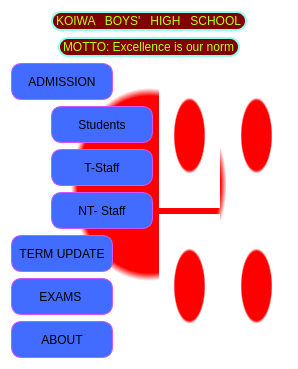
      <widget class="QWidget" name="page">
       <property name="styleSheet">
        <string notr="true">background-color: qradialgradient(spread:pad, cx:0.5, cy:0.5, radius:0.5, fx:0.5, fy:0.5, stop:0 rgba(255, 0, 0, 255), stop:0.479904 rgba(255, 0, 0, 255), stop:0.522685 rgba(255, 255, 255, 255), stop:1 rgba(255, 255, 255, 255));</string>
       </property>
       <layout class="QVBoxLayout" name="verticalLayout_8">
        <item>
         <layout class="QHBoxLayout" name="horizontalLayout">
          <item>
           <spacer name="horizontalSpacer_2">
            <property name="orientation">
             <enum>Qt::Horizontal</enum>
            </property>
            <property name="sizeHint" stdset="0">
             <size>
              <width>40</width>
              <height>20</height>
             </size>
            </property>
           </spacer>
          </item>
          <item>
           <widget class="QLabel" name="label">
            <property name="styleSheet">
             <string notr="true">border: 2px solid  rgb(143, 255, 239);
background-color: maroon;
font: 15pt &quot;MS Sans Serif&quot;;
border-radius: 10px;
color: rgb(184, 255, 30);</string>
            </property>
            <property name="text">
             <string>KOIWA   BOYS'   HIGH   SCHOOL</string>
            </property>
           </widget>
          </item>
          <item>
           <spacer name="horizontalSpacer">
            <property name="orientation">
             <enum>Qt::Horizontal</enum>
            </property>
            <property name="sizeHint" stdset="0">
             <size>
              <width>40</width>
              <height>20</height>
             </size>
            </property>
           </spacer>
          </item>
         </layout>
        </item>
        <item>
         <layout class="QHBoxLayout" name="horizontalLayout_3">
          <property name="bottomMargin">
           <number>0</number>
          </property>
          <item>
           <spacer name="horizontalSpacer_3">
            <property name="orientation">
             <enum>Qt::Horizontal</enum>
            </property>
            <property name="sizeHint" stdset="0">
             <size>
              <width>40</width>
              <height>20</height>
             </size>
            </property>
           </spacer>
          </item>
          <item>
           <widget class="QLabel" name="label_2">
            <property name="styleSheet">
             <string notr="true">border: 2px solid  rgb(143, 255, 239);
background-color: maroon;
font: 15pt &quot;MS Sans Serif&quot;;
border-radius: 10px;
color: rgb(184, 255, 30);</string>
            </property>
            <property name="text">
             <string>MOTTO: Excellence is our norm</string>
            </property>
           </widget>
          </item>
          <item>
           <spacer name="horizontalSpacer_4">
            <property name="orientation">
             <enum>Qt::Horizontal</enum>
            </property>
            <property name="sizeHint" stdset="0">
             <size>
              <width>40</width>
              <height>20</height>
             </size>
            </property>
           </spacer>
          </item>
         </layout>
        </item>
        <item>
         <layout class="QHBoxLayout" name="horizontalLayout_2">
          <property name="rightMargin">
           <number>0</number>
          </property>
          <property name="bottomMargin">
           <number>0</number>
          </property>
          <item>
           <layout class="QVBoxLayout" name="verticalLayout_7">
            <property name="rightMargin">
             <number>0</number>
            </property>
            <property name="bottomMargin">
             <number>0</number>
            </property>
            <item>
             <layout class="QVBoxLayout" name="verticalLayout_2">
              <property name="rightMargin">
               <number>0</number>
              </property>
              <property name="bottomMargin">
               <number>0</number>
              </property>
              <item>
               <layout class="QHBoxLayout" name="horizontalLayout_5">
                <property name="rightMargin">
                 <number>0</number>
                </property>
                <property name="bottomMargin">
                 <number>0</number>
                </property>
                <item>
                 <widget class="QPushButton" name="admission">
                  <property name="enabled">
                   <bool>true</bool>
                  </property>
                  <property name="sizePolicy">
                   <sizepolicy hsizetype="Fixed" vsizetype="Fixed">
                    <horstretch>0</horstretch>
                    <verstretch>0</verstretch>
                   </sizepolicy>
                  </property>
                  <property name="styleSheet">
                   <string notr="true">border:  1px solid rgb(213, 84, 255); 
background-color: rgb(66, 107, 255);
border-radius: 10px;
width: 100px;
height: 35px;
font: 87 italic 8pt &quot;Bodoni MT Black&quot;;</string>
                  </property>
                  <property name="text">
                   <string>ADMISSION</string>
                  </property>
                 </widget>
                </item>
                <item>
                 <spacer name="horizontalSpacer_5">
                  <property name="orientation">
                   <enum>Qt::Horizontal</enum>
                  </property>
                  <property name="sizeType">
                   <enum>QSizePolicy::Minimum</enum>
                  </property>
                  <property name="sizeHint" stdset="0">
                   <size>
                    <width>40</width>
                    <height>20</height>
                   </size>
                  </property>
                 </spacer>
                </item>
               </layout>
              </item>
              <item>
               <layout class="QHBoxLayout" name="horizontalLayout_9">
                <property name="rightMargin">
                 <number>0</number>
                </property>
                <property name="bottomMargin">
                 <number>0</number>
                </property>
                <item>
                 <spacer name="horizontalSpacer_9">
                  <property name="orientation">
                   <enum>Qt::Horizontal</enum>
                  </property>
                  <property name="sizeType">
                   <enum>QSizePolicy::Minimum</enum>
                  </property>
                  <property name="sizeHint" stdset="0">
                   <size>
                    <width>40</width>
                    <height>20</height>
                   </size>
                  </property>
                 </spacer>
                </item>
                <item>
                 <widget class="QPushButton" name="students">
                  <property name="sizePolicy">
                   <sizepolicy hsizetype="Fixed" vsizetype="Fixed">
                    <horstretch>0</horstretch>
                    <verstretch>0</verstretch>
                   </sizepolicy>
                  </property>
                  <property name="styleSheet">
                   <string notr="true">border:  1px solid rgb(213, 84, 255); 
background-color: rgb(66, 107, 255);
border-radius: 10px;
width: 100px;
height: 35px;
font: 87 italic 8pt &quot;Bodoni MT Black&quot;;</string>
                  </property>
                  <property name="text">
                   <string>Students</string>
                  </property>
                 </widget>
                </item>
               </layout>
              </item>
              <item>
               <layout class="QHBoxLayout" name="horizontalLayout_10">
                <property name="bottomMargin">
                 <number>0</number>
                </property>
                <item>
                 <spacer name="horizontalSpacer_10">
                  <property name="orientation">
                   <enum>Qt::Horizontal</enum>
                  </property>
                  <property name="sizeType">
                   <enum>QSizePolicy::Minimum</enum>
                  </property>
                  <property name="sizeHint" stdset="0">
                   <size>
                    <width>40</width>
                    <height>20</height>
                   </size>
                  </property>
                 </spacer>
                </item>
                <item>
                 <widget class="QPushButton" name="tstaff">
                  <property name="sizePolicy">
                   <sizepolicy hsizetype="Fixed" vsizetype="Fixed">
                    <horstretch>0</horstretch>
                    <verstretch>0</verstretch>
                   </sizepolicy>
                  </property>
                  <property name="styleSheet">
                   <string notr="true">border:  1px solid rgb(213, 84, 255); 
background-color: rgb(66, 107, 255);
border-radius: 10px;
width: 100px;
height: 35px;
font: 87 italic 8pt &quot;Bodoni MT Black&quot;;</string>
                  </property>
                  <property name="text">
                   <string>T-Staff</string>
                  </property>
                 </widget>
                </item>
               </layout>
              </item>
              <item>
               <layout class="QHBoxLayout" name="horizontalLayout_11">
                <property name="bottomMargin">
                 <number>0</number>
                </property>
                <item>
                 <spacer name="horizontalSpacer_11">
                  <property name="orientation">
                   <enum>Qt::Horizontal</enum>
                  </property>
                  <property name="sizeType">
                   <enum>QSizePolicy::Minimum</enum>
                  </property>
                  <property name="sizeHint" stdset="0">
                   <size>
                    <width>40</width>
                    <height>20</height>
                   </size>
                  </property>
                 </spacer>
                </item>
                <item>
                 <widget class="QPushButton" name="ntstaff">
                  <property name="sizePolicy">
                   <sizepolicy hsizetype="Fixed" vsizetype="Fixed">
                    <horstretch>0</horstretch>
                    <verstretch>0</verstretch>
                   </sizepolicy>
                  </property>
                  <property name="styleSheet">
                   <string notr="true">border:  1px solid rgb(213, 84, 255); 
background-color: rgb(66, 107, 255);
border-radius: 10px;
width: 100px;
height: 35px;
font: 87 italic 8pt &quot;Bodoni MT Black&quot;;</string>
                  </property>
                  <property name="text">
                   <string>NT- Staff</string>
                  </property>
                 </widget>
                </item>
               </layout>
              </item>
              <item>
               <layout class="QHBoxLayout" name="horizontalLayout_6">
                <property name="rightMargin">
                 <number>0</number>
                </property>
                <property name="bottomMargin">
                 <number>0</number>
                </property>
                <item>
                 <widget class="QPushButton" name="termUpdate">
                  <property name="sizePolicy">
                   <sizepolicy hsizetype="Fixed" vsizetype="Fixed">
                    <horstretch>0</horstretch>
                    <verstretch>0</verstretch>
                   </sizepolicy>
                  </property>
                  <property name="styleSheet">
                   <string notr="true">border:  1px solid rgb(213, 84, 255); 
background-color: rgb(66, 107, 255);
border-radius: 10px;
width: 100px;
height: 35px;
font: 87 italic 8pt &quot;Bodoni MT Black&quot;;</string>
                  </property>
                  <property name="text">
                   <string>TERM UPDATE</string>
                  </property>
                 </widget>
                </item>
                <item>
                 <spacer name="horizontalSpacer_6">
                  <property name="orientation">
                   <enum>Qt::Horizontal</enum>
                  </property>
                  <property name="sizeType">
                   <enum>QSizePolicy::Minimum</enum>
                  </property>
                  <property name="sizeHint" stdset="0">
                   <size>
                    <width>40</width>
                    <height>20</height>
                   </size>
                  </property>
                 </spacer>
                </item>
               </layout>
              </item>
              <item>
               <layout class="QHBoxLayout" name="horizontalLayout_7">
                <property name="bottomMargin">
                 <number>0</number>
                </property>
                <item>
                 <widget class="QPushButton" name="Exams">
                  <property name="sizePolicy">
                   <sizepolicy hsizetype="Fixed" vsizetype="Fixed">
                    <horstretch>0</horstretch>
                    <verstretch>0</verstretch>
                   </sizepolicy>
                  </property>
                  <property name="styleSheet">
                   <string notr="true">border:  1px solid rgb(213, 84, 255); 
background-color: rgb(66, 107, 255);
border-radius: 10px;
width: 100px;
height: 35px;
font: 87 italic 8pt &quot;Bodoni MT Black&quot;;</string>
                  </property>
                  <property name="text">
                   <string>EXAMS </string>
                  </property>
                 </widget>
                </item>
                <item>
                 <spacer name="horizontalSpacer_7">
                  <property name="orientation">
                   <enum>Qt::Horizontal</enum>
                  </property>
                  <property name="sizeType">
                   <enum>QSizePolicy::Minimum</enum>
                  </property>
                  <property name="sizeHint" stdset="0">
                   <size>
                    <width>40</width>
                    <height>20</height>
                   </size>
                  </property>
                 </spacer>
                </item>
               </layout>
              </item>
              <item>
               <layout class="QHBoxLayout" name="horizontalLayout_8">
                <property name="bottomMargin">
                 <number>0</number>
                </property>
                <item>
                 <widget class="QPushButton" name="About">
                  <property name="sizePolicy">
                   <sizepolicy hsizetype="Fixed" vsizetype="Fixed">
                    <horstretch>0</horstretch>
                    <verstretch>0</verstretch>
                   </sizepolicy>
                  </property>
                  <property name="styleSheet">
                   <string notr="true">border:  1px solid rgb(213, 84, 255); 
background-color: rgb(66, 107, 255);
border-radius: 10px;
width: 100px;
height: 35px;
font: 87 italic 8pt &quot;Bodoni MT Black&quot;;</string>
                  </property>
                  <property name="text">
                   <string>ABOUT</string>
                  </property>
                 </widget>
                </item>
                <item>
                 <spacer name="horizontalSpacer_8">
                  <property name="orientation">
                   <enum>Qt::Horizontal</enum>
                  </property>
                  <property name="sizeType">
                   <enum>QSizePolicy::Minimum</enum>
                  </property>
                  <property name="sizeHint" stdset="0">
                   <size>
                    <width>40</width>
                    <height>20</height>
                   </size>
                  </property>
                 </spacer>
                </item>
               </layout>
              </item>
             </layout>
            </item>
           </layout>
          </item>
          <item>
           <layout class="QGridLayout" name="gridLayout">
            <property name="sizeConstraint">
             <enum>QLayout::SetMaximumSize</enum>
            </property>
            <item row="0" column="0">
             <widget class="QFrame" name="disp1">
              <property name="sizePolicy">
               <sizepolicy hsizetype="Expanding" vsizetype="Expanding">
                <horstretch>0</horstretch>
                <verstretch>0</verstretch>
               </sizepolicy>
              </property>
              <property name="minimumSize">
               <size>
                <width>0</width>
                <height>0</height>
               </size>
              </property>
              <layout class="QVBoxLayout" name="verticalLayout_3"/>
             </widget>
            </item>
            <item row="1" column="0">
             <widget class="QFrame" name="disp3">
              <property name="sizePolicy">
               <sizepolicy hsizetype="Expanding" vsizetype="Expanding">
                <horstretch>0</horstretch>
                <verstretch>0</verstretch>
               </sizepolicy>
              </property>
              <property name="minimumSize">
               <size>
                <width>0</width>
                <height>0</height>
               </size>
              </property>
              <layout class="QVBoxLayout" name="verticalLayout_5"/>
             </widget>
            </item>
            <item row="0" column="1">
             <widget class="QFrame" name="disp2">
              <property name="sizePolicy">
               <sizepolicy hsizetype="Expanding" vsizetype="Expanding">
                <horstretch>0</horstretch>
                <verstretch>0</verstretch>
               </sizepolicy>
              </property>
              <property name="minimumSize">
               <size>
                <width>0</width>
                <height>0</height>
               </size>
              </property>
              <layout class="QVBoxLayout" name="verticalLayout_4"/>
             </widget>
            </item>
            <item row="1" column="1">
             <widget class="QFrame" name="disp4">
              <property name="sizePolicy">
               <sizepolicy hsizetype="Expanding" vsizetype="Expanding">
                <horstretch>0</horstretch>
                <verstretch>0</verstretch>
               </sizepolicy>
              </property>
              <property name="minimumSize">
               <size>
                <width>0</width>
                <height>0</height>
               </size>
              </property>
              <layout class="QVBoxLayout" name="verticalLayout_6"/>
             </widget>
            </item>
           </layout>
          </item>
         </layout>
        </item>
       </layout>
      </widget>
